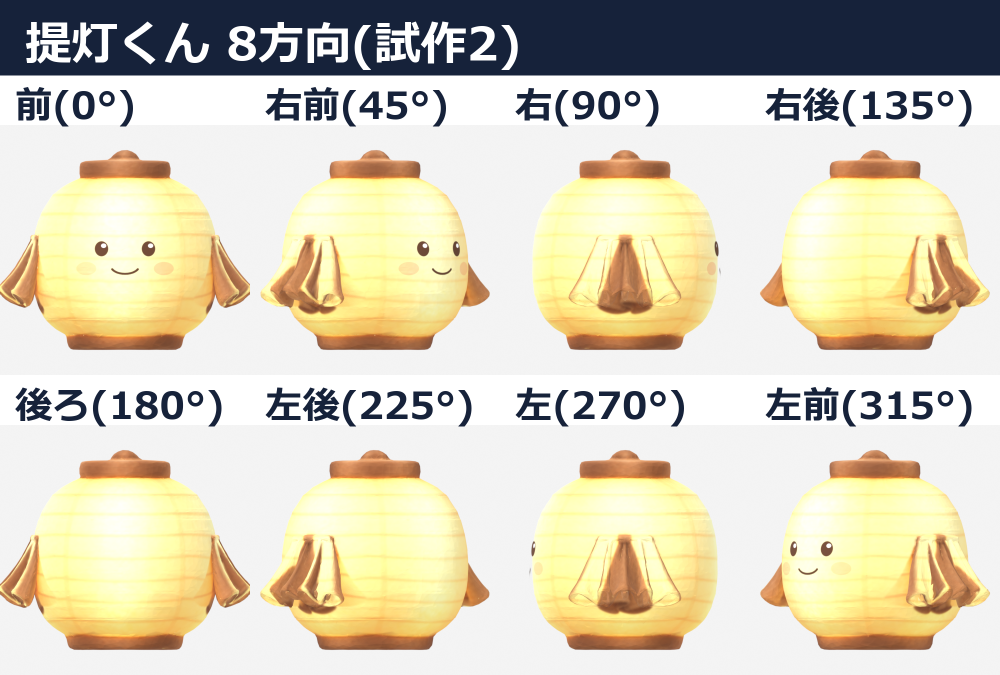
#> input picture creator/samples/d_lantern_8方向.png, 2000 x 1350 px (shown at 1/2 size)
$ python -i p01_prep.py   (imports and definitions only)
#> lines starting #> are read from the running program, lines starting #| are printed output that depends on the picture; after the words box and inside, x2 and y2 are one past the last pixel; in counts of white or black regions, pixels touching at a corner belong together
"""段 1: 元の絵から、(1) 背景を抜いた RGBA、(2) 顔(目・口・ほお)の輪郭と位置 を測る。

使い方: python p01_prep.py <id> <元の絵.png> <出力フォルダ> --face "x0,y0,x1,y1" [--dark 70]

- 背景は白: 縁から塗りつぶして「ほぼ白」の領域だけを背景にする(体の中の白い反射は残る)。
- 顔は --face の箱の中の「暗い塊」を目と口、「ピンク色の塊」をほおとして拾う。
- 出力: <id>_rgba.png(体の外接箱を正方形に切り、余白つき)、<id>_face.json(元の絵の画素座標)
"""
import argparse
import json
import os

import cv2
import numpy as np
from PIL import Image


def background_mask(rgb: np.ndarray, thr: int = 238) -> np.ndarray:
    """縁とつながった『ほぼ白』を背景(True)にする。"""
#> called with thr = 238
    h, w, _ = rgb.shape
#> h = 1350; w = 2000
    near_white = (rgb.min(axis=2) >= thr).astype(np.uint8)
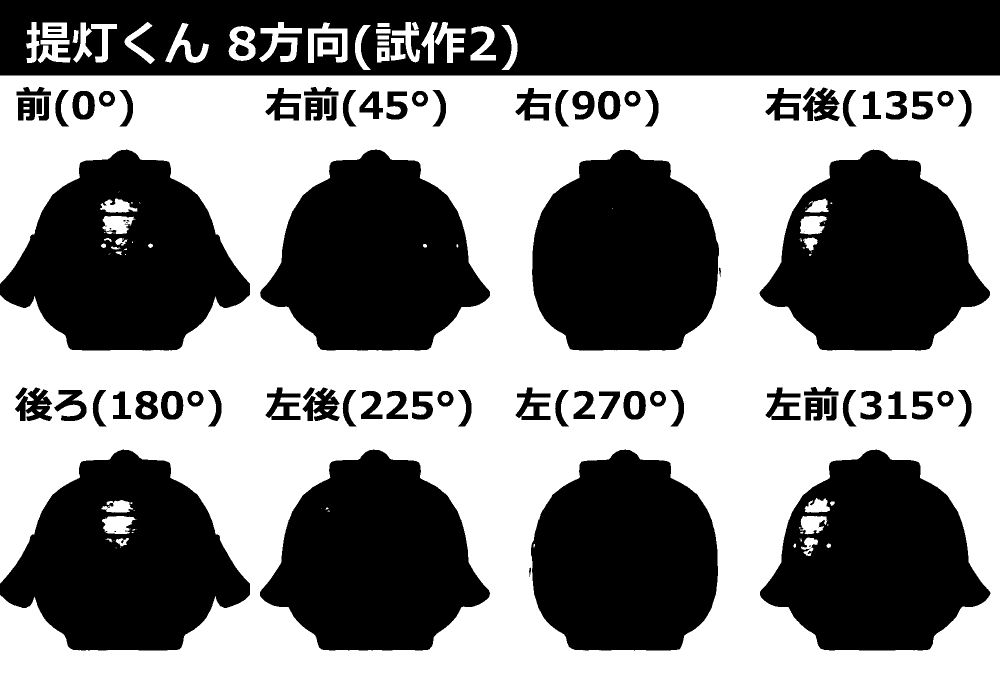
#> near_white: shape (1350, 2000) (shown at 1/2 size); values 0 (black) and 1 (white), 50.6% white; 97 black regions (11 under 20 px), largest, box (x1, y1, x2, y2) and area: (0, 0, 2000, 151) 270004, (0, 899, 500, 1301) 127289, (0, 299, 500, 701) 126911
    n, lab = cv2.connectedComponents(near_white, connectivity=4)
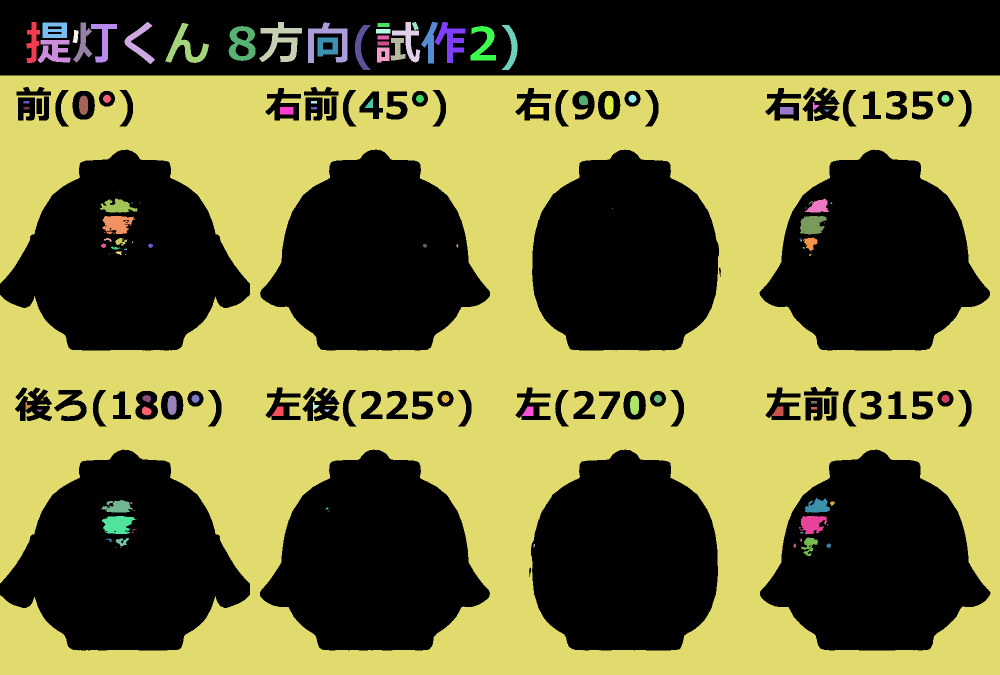
#> lab: shape (1350, 2000) int32 (shown at 1/2 size); 150 distinct labels, from 0 to 149; one colour per label, 0 black
#> n = 150
    border = set(np.unique(np.concatenate([lab[0], lab[-1], lab[:, 0], lab[:, -1]])).tolist())
#> border = 2 items
    border.discard(0)
    return np.isin(lab, list(border))
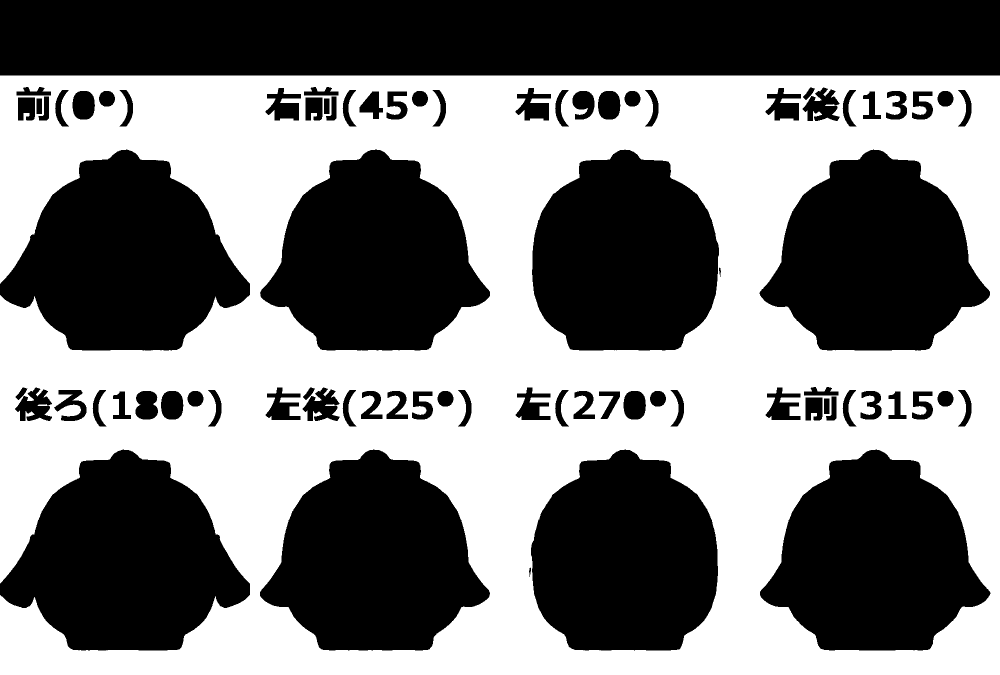
#> returned value: shape (1350, 2000) bool (shown at 1/2 size); 48.7% white; 1 white region, box (x1, y1, x2, y2) and area: (0, 151, 2000, 1350) 1316021


def soft_alpha(rgb: np.ndarray) -> np.ndarray:
    bg = background_mask(rgb)
    fg = (~bg).astype(np.uint8) * 255
    fg = cv2.morphologyEx(fg, cv2.MORPH_OPEN, np.ones((3, 3), np.uint8))
#> fg: shape (1350, 2000); 51.2% white; 1 black region, box (x1, y1, x2, y2) and area: (0, 151, 2000, 1350) 1316264
    return cv2.GaussianBlur(fg, (0, 0), 1.0)
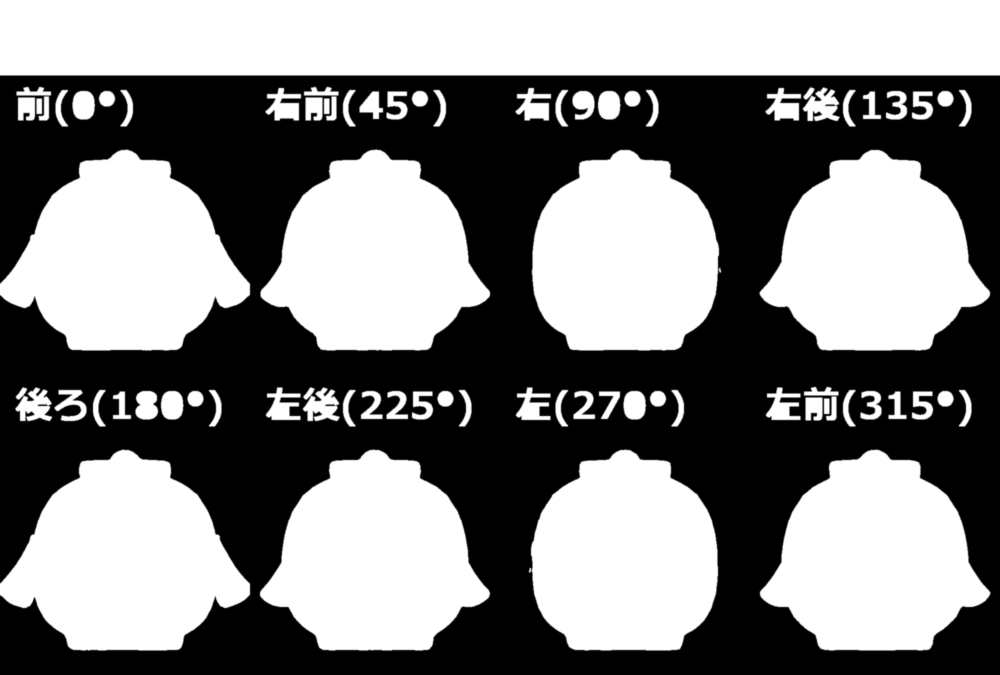
#> returned value: shape (1350, 2000) (shown at 1/2 size); min 0, max 255, mean 130.7


# [63 lines left out: functions components, main, not called in this run]


# [2 lines not run here, left out]

>>> import cv2
>>> picture = cv2.cvtColor(cv2.imread('../samples/d_lantern_8方向.png'), cv2.COLOR_BGR2RGB)
>>> result = soft_alpha(picture)
